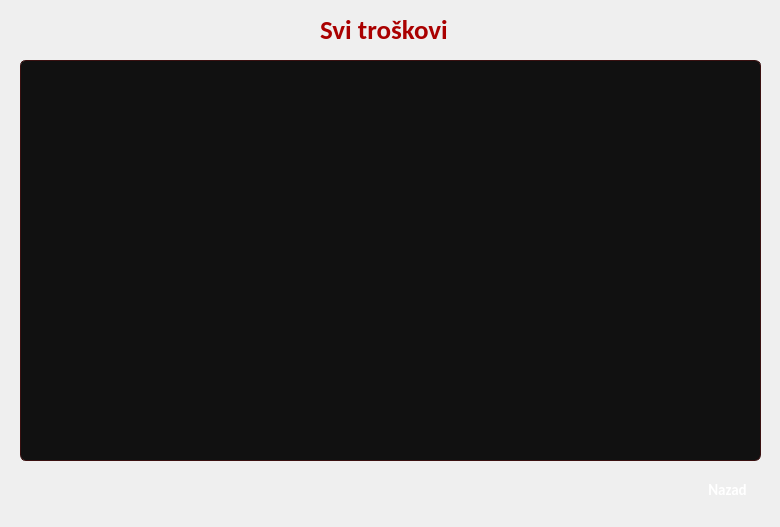
<?xml version="1.0" encoding="UTF-8"?>
<ui version="4.0">
 <class>SviTroskovi</class>
 <widget class="QDialog" name="SviTroskovi">
  <property name="geometry">
   <rect>
    <x>0</x>
    <y>0</y>
    <width>780</width>
    <height>527</height>
   </rect>
  </property>
  <property name="windowTitle">
   <string>Dialog</string>
  </property>
  <property name="styleSheet">
   <string notr="true">
QWidget {
    background: qlineargradient(x1:0, y1:0, x2:0, y2:1,
                                stop:0 #1a1a1a, stop:1 #000000);
}
QLabel {
    color: #cccccc;
    font-family: Calibri;
    font-size: 11pt;
    background: transparent;
}
QGroupBox {
    background: transparent;
    border: 1px solid #3a1010;
    border-radius: 6px;
    margin-top: 4px;
    padding: 6px;
}
QLineEdit {
    background-color: #1e1e1e;
    color: #ffffff;
    border: 1px solid #5a1a1a;
    border-radius: 6px;
    padding: 4px 10px;
    font-family: Calibri;
    font-size: 10pt;
    min-height: 24px;
}
QLineEdit:focus {
    border: 1px solid #b33a3a;
    background-color: #252525;
}
QDoubleSpinBox {
    background-color: #1e1e1e;
    color: #ffffff;
    border: 1px solid #5a1a1a;
    border-radius: 6px;
    padding: 4px 8px;
    font-family: Calibri;
    font-size: 10pt;
    min-height: 24px;
}
QDoubleSpinBox:focus {
    border: 1px solid #b33a3a;
}
QDoubleSpinBox::up-button, QDoubleSpinBox::down-button {
    background-color: #3a1010;
    border: none;
    width: 18px;
    border-radius: 3px;
}
QDoubleSpinBox::up-button:hover, QDoubleSpinBox::down-button:hover {
    background-color: #b33a3a;
}
QComboBox {
    background-color: #1e1e1e;
    color: #ffffff;
    border: 1px solid #5a1a1a;
    border-radius: 6px;
    padding: 4px 10px;
    font-family: Calibri;
    font-size: 10pt;
    min-height: 24px;
}
QComboBox:focus {
    border: 1px solid #b33a3a;
}
QComboBox::drop-down {
    border: none;
    width: 20px;
}
QComboBox QAbstractItemView {
    background-color: #1e1e1e;
    color: #ffffff;
    border: 1px solid #5a1a1a;
    selection-background-color: #b33a3a;
    outline: none;
}
QPushButton {
    background: qlineargradient(x1:0, y1:0, x2:0, y2:1,
                                stop:0 #7a1f1f, stop:1 #b33a3a);
    color: white;
    border: none;
    border-radius: 8px;
    padding: 6px 14px;
    font-family: Calibri;
    font-size: 11pt;
    font-weight: bold;
    min-height: 28px;
}
QPushButton:hover {
    background: qlineargradient(x1:0, y1:0, x2:0, y2:1,
                                stop:0 #8a2323, stop:1 #c14444);
}
QPushButton:pressed {
    background: qlineargradient(x1:0, y1:0, x2:0, y2:1,
                                stop:0 #5c1515, stop:1 #8a2323);
}
QTableView {
    background-color: #111111;
    alternate-background-color: #1a1a1a;
    color: #e0e0e0;
    gridline-color: #2a2a2a;
    border: 1px solid #3a1010;
    border-radius: 6px;
    font-family: Calibri;
    font-size: 10pt;
    selection-background-color: #b33a3a;
    selection-color: white;
    outline: none;
}
QTableView::item {
    padding: 4px 8px;
    border: none;
}
QHeaderView::section {
    background-color: #2a0a0a;
    color: #ffffff;
    font-family: Calibri;
    font-size: 10pt;
    font-weight: bold;
    padding: 6px;
    border: none;
    border-bottom: 2px solid #b33a3a;
    border-right: 1px solid #1a1a1a;
}
QScrollBar:vertical {
    background: #111111;
    width: 10px;
    border-radius: 5px;
}
QScrollBar::handle:vertical {
    background: #b33a3a;
    border-radius: 5px;
    min-height: 20px;
}
QScrollBar::add-line:vertical, QScrollBar::sub-line:vertical { height: 0; }
   </string>
  </property>
  <widget class="QTableView" name="tableView">
   <property name="geometry">
    <rect>
     <x>20</x>
     <y>60</y>
     <width>741</width>
     <height>401</height>
    </rect>
   </property>
   <property name="styleSheet">
    <string notr="true">QTableView QLineEdit {
    background-color: #1e1e1e;
    color: #ffffff;
    border: 1px solid #b33a3a;
}</string>
   </property>
  </widget>
  <widget class="QPushButton" name="pushButton">
   <property name="geometry">
    <rect>
     <x>690</x>
     <y>470</y>
     <width>75</width>
     <height>40</height>
    </rect>
   </property>
   <property name="text">
    <string>Nazad</string>
   </property>
  </widget>
  <widget class="QLabel" name="label">
   <property name="geometry">
    <rect>
     <x>320</x>
     <y>10</y>
     <width>360</width>
     <height>40</height>
    </rect>
   </property>
   <property name="styleSheet">
    <string notr="true">
QLabel {
    color: rgb(170,0,0);
    font-family: Calibri;
    font-size: 20pt;
    font-weight: bold;
    background: transparent;
}
    </string>
   </property>
   <property name="text">
    <string>Svi troškovi</string>
   </property>
  </widget>
 </widget>
 <resources/>
 <connections/>
</ui>
